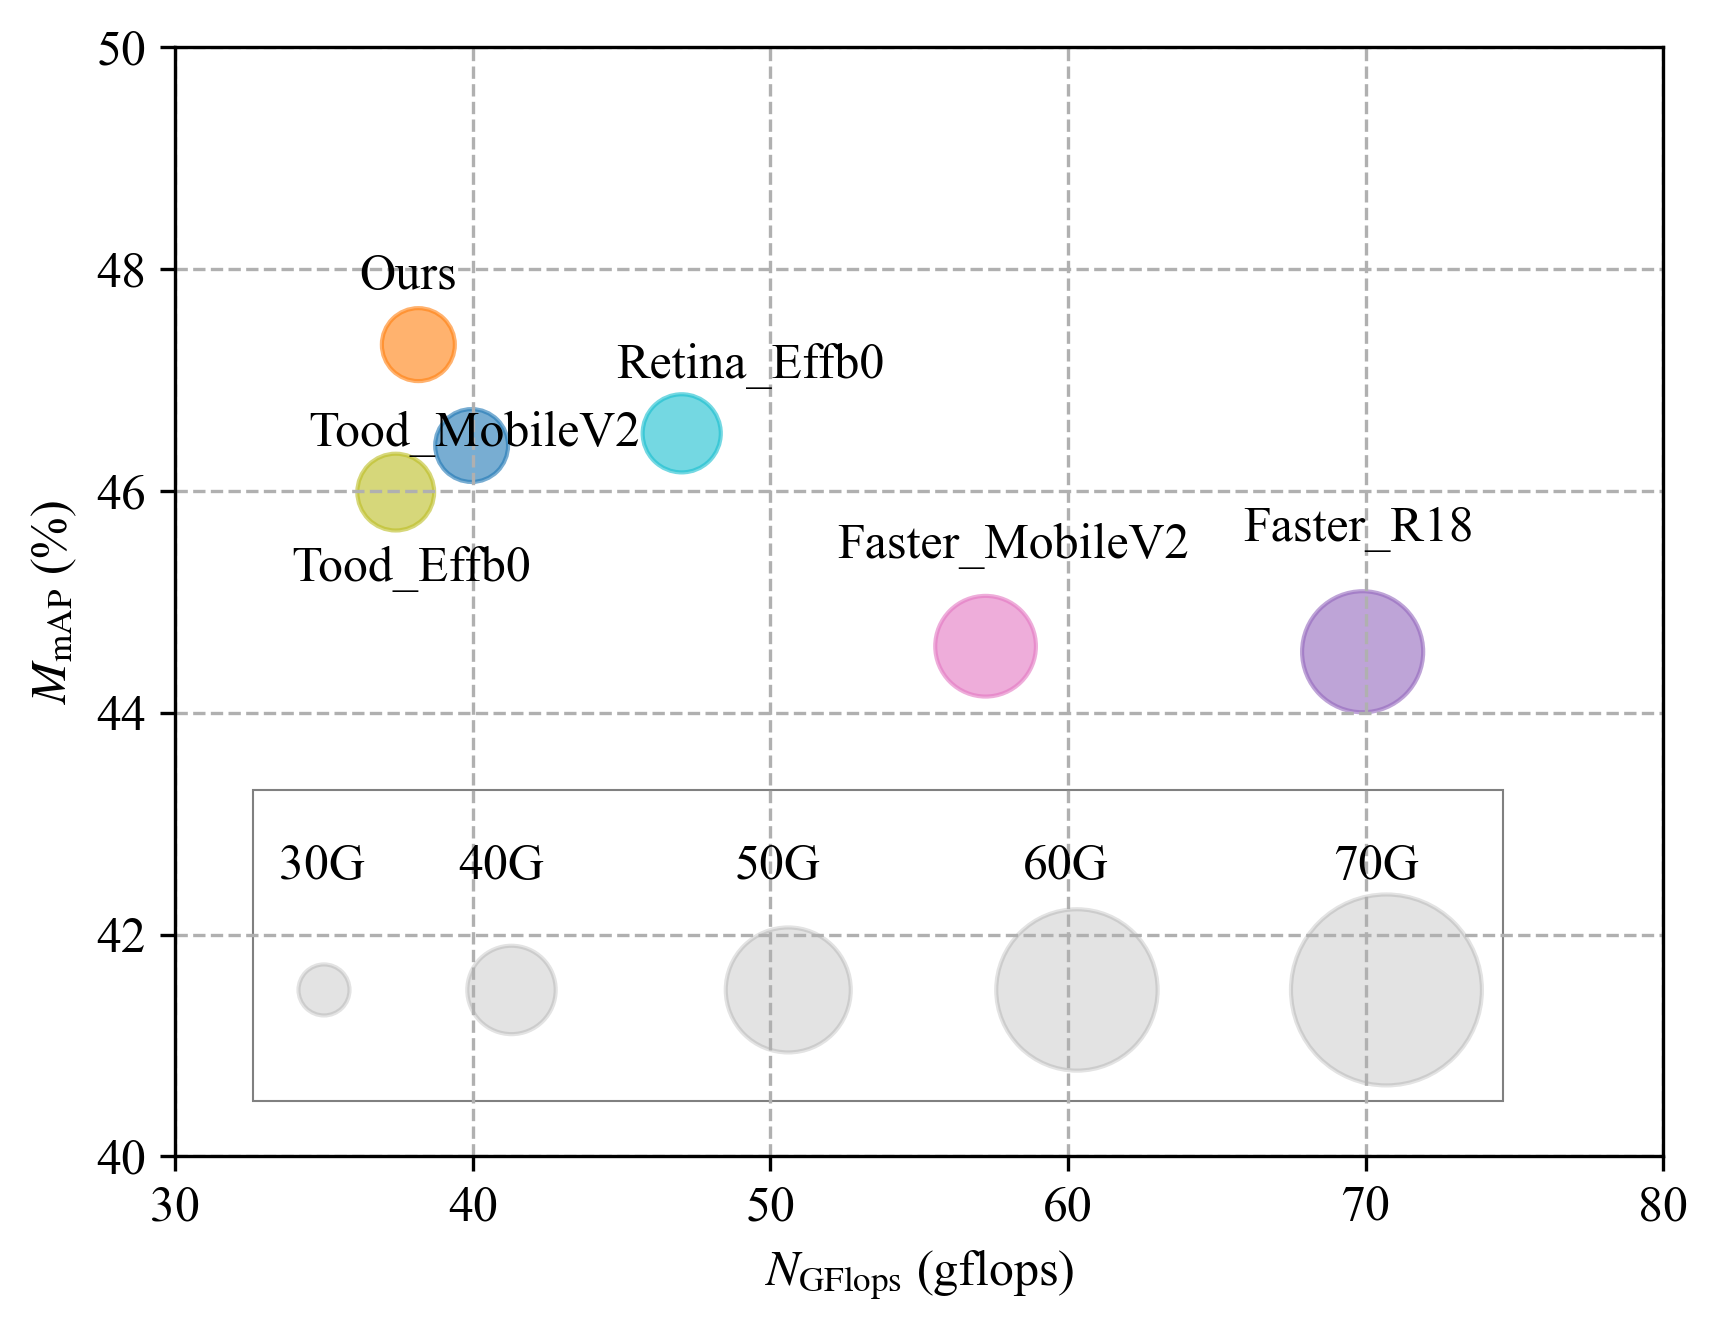

The Python source for this figure:
import matplotlib.pyplot as plt

# 设置字体格式

from matplotlib import rcParams

import matplotlib.patches as patches

size = 12
# 全局字体大小


# 设置英文字体


config = {
    "font.family": 'serif',
    "font.size": size,
    "mathtext.fontset": 'stix',
    "font.serif": ['Times New Roman'],

}

rcParams.update(config)

# 设置中文宋体

fontcn = {
    'family': 'SimSun',
    'size': size}

label_size = size
text_size = size

# 数据

mAP = [
    45.99,
    47.32,
    46.41,
    44.60,
    44.55,
    46.52]

param = [
    11.32,
    10.22,
    10.19,
    19.46,
    28.14,
    11.72]

param2 = [i * 30 for i in param]

# FPS = [
#     20.9,
#     24.2,
#     20.5,
#     22.3,
#     21.6,
#     23.1
# ]

FPS = [
    37.41,
    38.17,
    39.96,
    57.23,
    69.90,
    47.02
]

# 绘制参数量标准

param_legend = [
    5,
    15,
    30,
    50,
    70]

param_legend = [i * 30 for i in param_legend]

param_x = [35,
           41.3,
           50.6,
           60.3,
           70.7]

param_y = [
    41.5,
    41.5,
    41.5,
    41.5,
    41.5]

param_color = [(0.45, 0.45, 0.45)] * 5

param_text = [
    '30G',
    '40G',
    '50G',
    '60G',
    '70G']

# 参数设置

lw = 2
ms = 15

my_text = [
    'Tood_Effb0',
    'Ours',
    'Tood_MobileV2',
    'Faster_MobileV2',
    'Faster_R18',
    'Retina_Effb0', ]

my_text2 = '-S'

color = [
    'C8',
    'C1',
    'C0',
    'C6',
    'C4',
    'C9']

# 绘制 mAP-Param


plt.figure()

plt.scatter(FPS, mAP, s=param2, color=color, alpha=0.6)

plt.scatter(param_x, param_y, s=param_legend, color=param_color, alpha=0.2)

# 绘制矩形框

ax = plt.gca()

rect = patches.Rectangle(xy=(32.6, 40.5), width=42, height=2.8, linewidth=0.5, linestyle='-', fill=False,
                         edgecolor='gray')

ax.add_patch(rect)

# 添加数学公式标签


plt.ylabel('$M_\mathrm{mAP}$ (%)', fontsize=label_size)

plt.xlabel('$N_\mathrm{GFlops}$ (gflops)', fontsize=label_size)

plt.xlim([30, 80])

plt.ylim([40, 50])

# 添加方法名


plt.text(FPS[0] - 3.5, mAP[0] - 0.8, my_text[0], color="k", fontsize=text_size)

plt.text(FPS[1] - 2, mAP[1] + 0.5, my_text[1], color="k", fontsize=text_size)

plt.text(FPS[2] - 5.5, mAP[2], my_text[2], color="k", fontsize=text_size)

plt.text(FPS[3] - 5, mAP[3] + 0.8, my_text[3], color="k", fontsize=text_size)

plt.text(FPS[4] - 4, mAP[4] + 1, my_text[4], color="k", fontsize=text_size)

plt.text(FPS[5] - 2.2, mAP[5] + 0.5, my_text[5], color="k", fontsize=text_size)

# plt.text(FPS[6] - 9, mAP[6] + 0.8, my_text[6], color="k", fontdict=fontcn)
#
# plt.text(FPS[6] + 4.5, mAP[6] + 0.8, my_text2, color="k", fontsize=text_size)
#
# plt.text(FPS[7] - 9, mAP[7] + 0.8, my_text[7], color="k", fontdict=fontcn)
#
# plt.text(FPS[7] + 4.5, mAP[7] + 0.8, my_text2, color="k", fontsize=text_size)

# 添加参数量标准大小


plt.text(param_x[0] - 1.5, 42.5, param_text[0], color="k", fontsize=text_size)

plt.text(param_x[1] - 1.8, 42.5, param_text[1], color="k", fontsize=text_size)

plt.text(param_x[2] - 1.8, 42.5, param_text[2], color="k", fontsize=text_size)

plt.text(param_x[3] - 1.8, 42.5, param_text[3], color="k", fontsize=text_size)

plt.text(param_x[4] - 1.8, 42.5, param_text[4], color="k", fontsize=text_size)

plt.grid(linestyle='--')

plt.savefig('map_gflops.svg', dpi=300, bbox_inches='tight')

plt.show()
